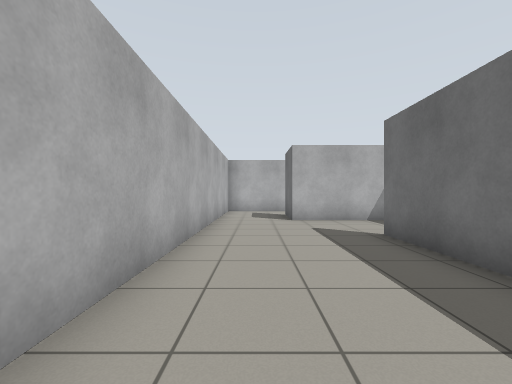
view 1 (above)

22 first-person views from a walk through a Gazebo world. The camera is 0.94 m above the floor, looks level and sees 90° across. The floor is counted in squares, 1 m on a side. Each view is taken from the middle of a square. On the plan, view 1 faces up. The plan holds only what a view shows up to about 10 squares ahead; the rest is blank.

view 2
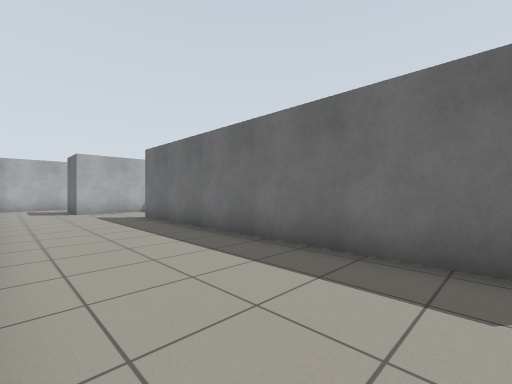

view 3
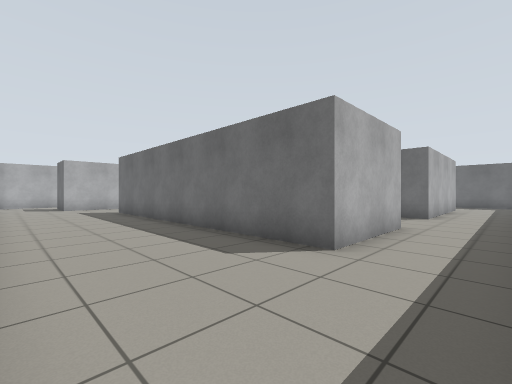

view 4
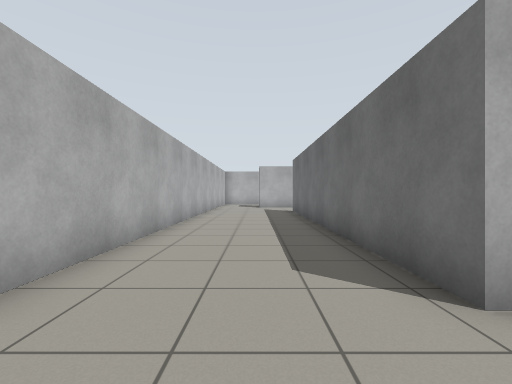

view 5
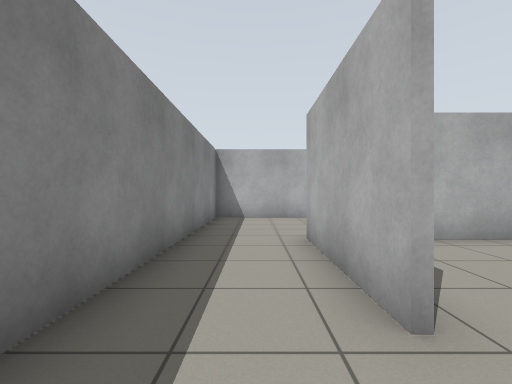

view 6
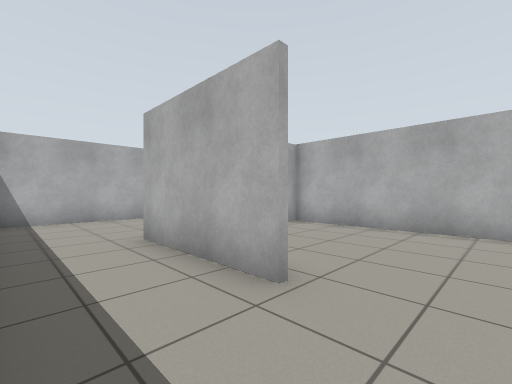

view 7
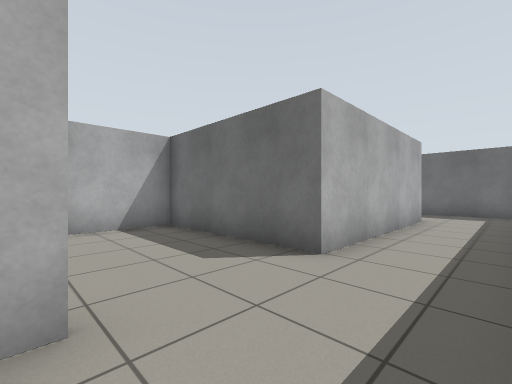

view 8
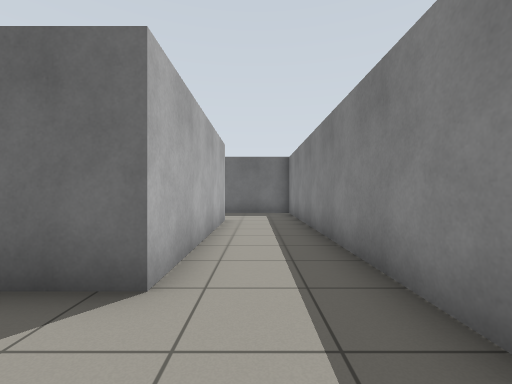

view 9
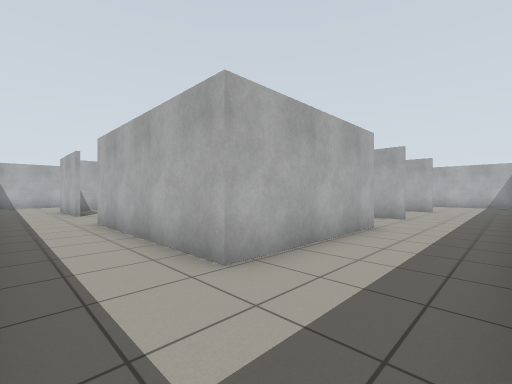

view 10
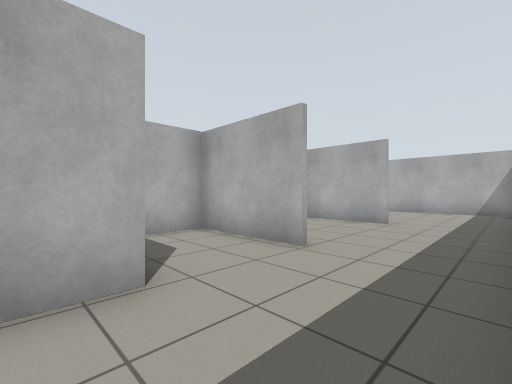

view 11
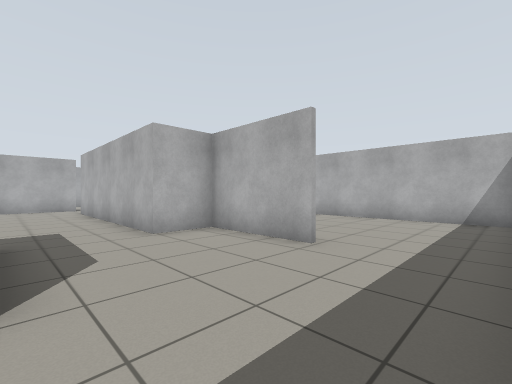

view 12
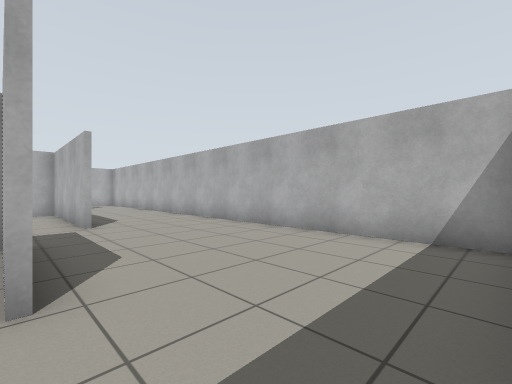

view 13
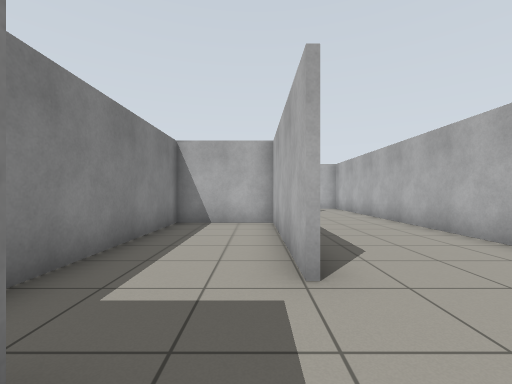

view 14
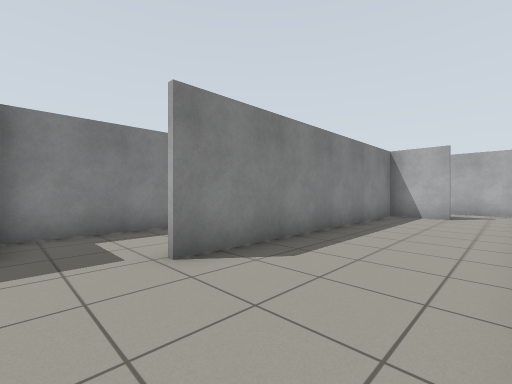

view 15
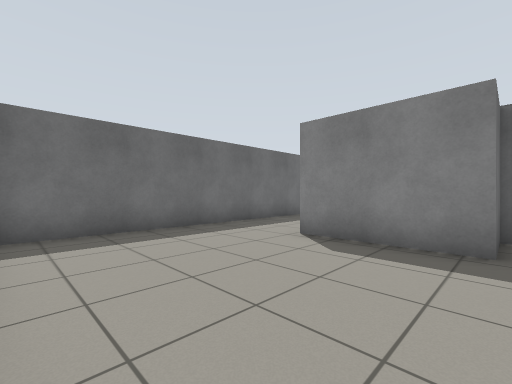

view 16
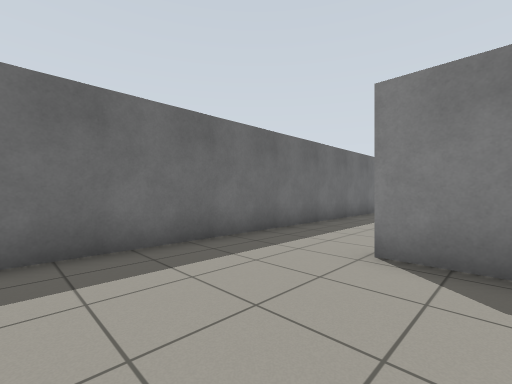

view 17
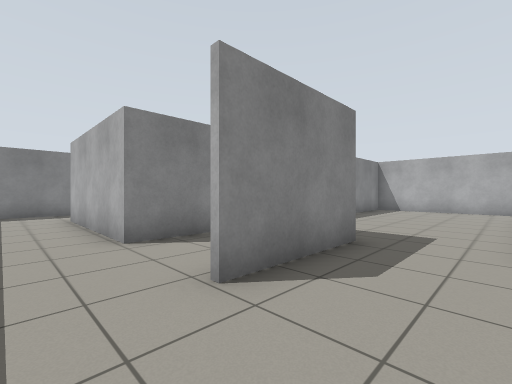

view 18
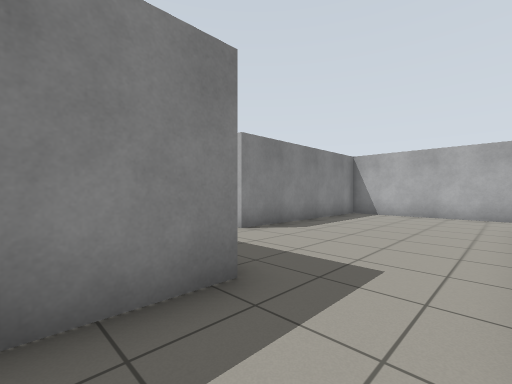

view 19
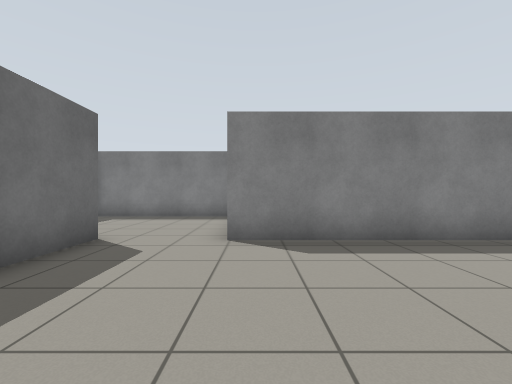

view 20
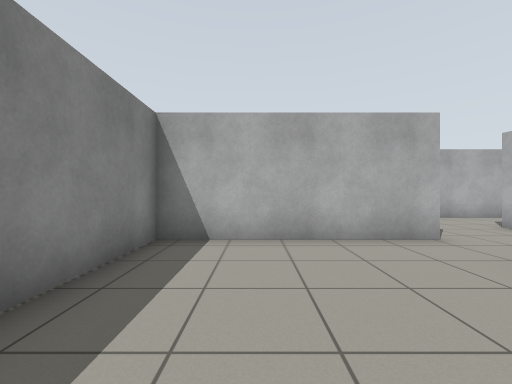

view 21
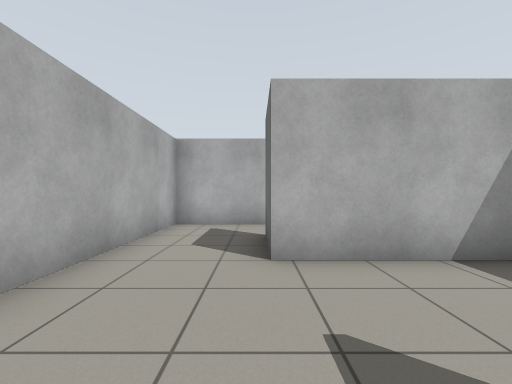

view 22
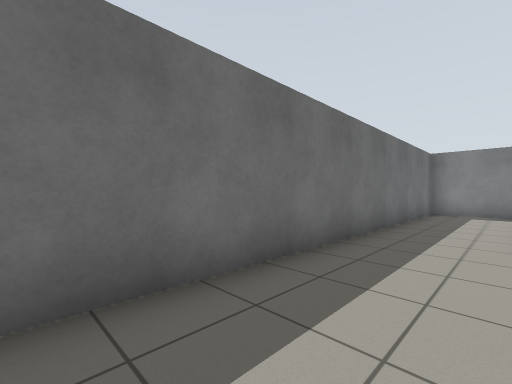

### Floor plan
Ten units are one square. View 1 is at (0, 0); x grows to the right and y downward. Boxes are objects, and circles mark ways between rooms. Rooms are numbered by the first view taken in them; rooms with no view inside come last. Other rooms are left out.
<svg viewBox="-18 -130 206 210">
<path fill="none" stroke="#000" d="M30 -56 30 -44M64 50 28 50 28 -56M-13 -85 -13 75 66 75M46 -85 12 -85M84 75 156 75M154 50 94 50 94 1 30 1 30 25M122 -59 122 -72 155 -72M155 -70 123 -70 123 -54M121 -29 155 -29M104 -85 55 -85M155 -27 123 -27 123 -13M135 0 154 0 154 50M180 -125 30 -125M52 -86 52 -56 122 -56M12 -85 12 -103M13 -106 13 -87 104 -87M14 -125 -13 -125 -13 -85M156 75 178 75M183 70 183 -120M123 -54 62 -54M30 -44 30 0 96 0M122 1 122 -19M100 48 151 48"/>
<circle cx="60" cy="65" r="3" fill="#2a7"/>
<circle cx="-5" cy="-95" r="3" fill="#2a7"/>
<circle cx="40" cy="-50" r="3" fill="#2a7"/>
<circle cx="160" cy="65" r="3" fill="#2a7"/>
<circle cx="130" cy="-45" r="3" fill="#2a7"/>
<circle cx="105" cy="0" r="3" fill="#2a7"/>
<text x="10" y="0">1</text>
<text x="80" y="40">2</text>
<text x="130" y="-60">3</text>
<text x="80" y="-30">4</text>
<text x="120" y="20">5</text>
</svg>
Room 1 opens to room 2. Room 1 opens to room 3. Room 1 opens to room 4. Room 2 opens to room 3. Room 3 opens to room 4. Room 4 opens to room 5.

Where each view was taken, in squares from view 1:
view 1: 0 up, 0 right, facing up
view 2: 4 down, 1 left, facing up-right
view 3: 7 down, 1 left, facing up-right
view 4: 7 down, 1 right, facing up
view 5: 6 down, 8 right, facing left
view 6: 7 down, 8 right, facing up-left
view 7: 7 down, 6 right, facing up-right
view 8: 6 down, 7 right, facing right
view 9: 7 down, 18 right, facing up-left
view 10: 1 down, 18 right, facing up-left
view 11: 3 up, 18 right, facing up-left
view 12: 7 up, 18 right, facing up-left
view 13: 8 up, 13 right, facing left
view 14: 12 up, 12 right, facing down-left
view 15: 12 up, 12 right, facing down-right
view 16: 11 up, 14 right, facing down-right
view 17: 5 up, 17 right, facing down-left
view 18: 5 up, 14 right, facing down-left
view 19: 5 up, 9 right, facing down
view 20: 2 up, 8 right, facing left
view 21: 5 up, 1 right, facing up
view 22: 5 up, 16 right, facing down-right
